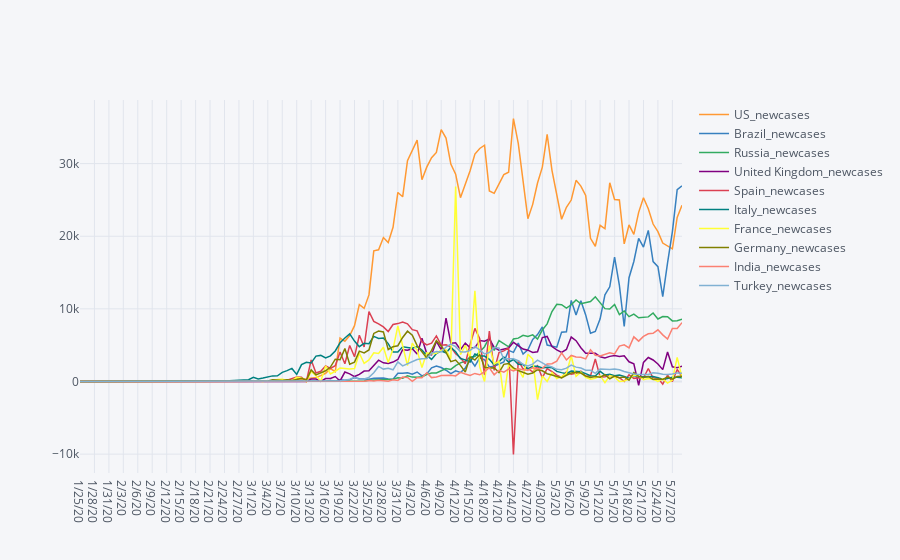

The cell this chart's notebook holds for it:
### Markdown cell above
Lastly, we trim the dataframe to give us only the daily new case data so that we will easily be able to plot them.

### Code cell
df_case_increment_top10.iplot(size=20,width=1.5)
